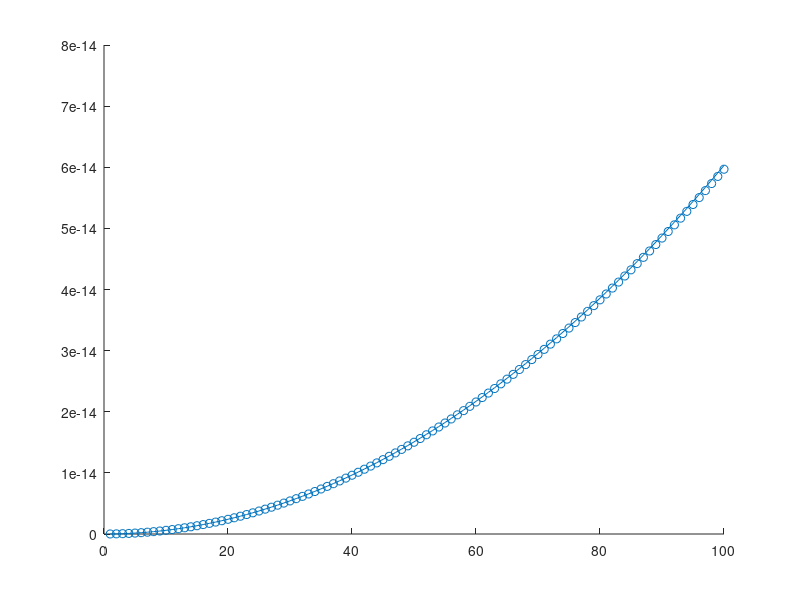
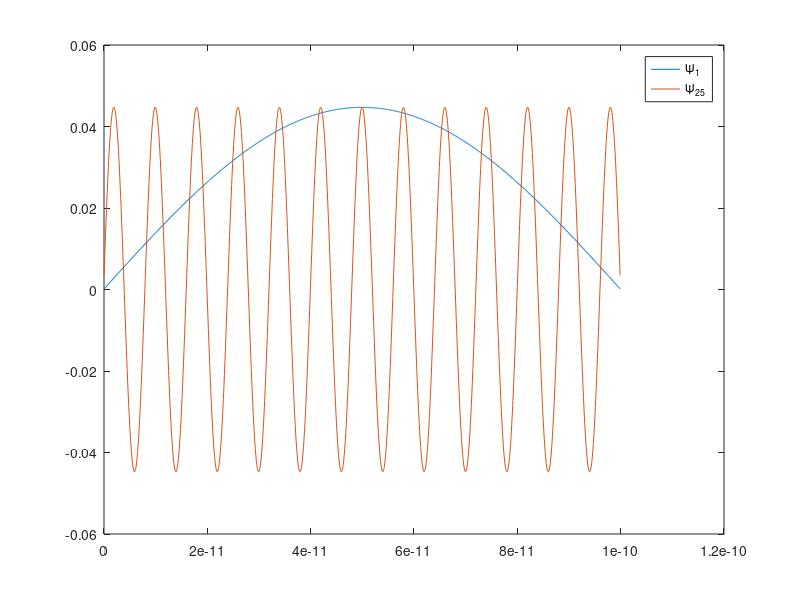

Source code (MATLAB) for these figures, in order:
clc
clear
close all; 
format long
eV = 1.602e-19;
L = 1e-10;
me = 9.11e-31;
hbar=1.055e-34;
const = -(hbar)^2/(2*me);
U = @(x) 0*x;
deltaX = 0.001*1e-10;
x = (0 : deltaX : 1e-10)';
[n, ~] = size(x);
ham = (const/(deltaX^2))*ones(n-1, 1)*[1, -2, 1];
ham(:,1) = ham(:,1) + U(x(1:end - 1));
part1 = toeplitz([1, zeros(1,n-2)], [1, zeros(1,n)]);
part2 = toeplitz(zeros(1,n-1), [0, 1, zeros(1,n-1)]) ;
part3 = toeplitz(zeros(1,n-1), [0, 0, 1, zeros(1,n-2)]) ;
B = (part1.*ham(:, 1));
C = (part2.*ham(:, 2));
D = (part3.*ham(:, 3));
A = B + C + D;
HamMat = A(:,2:end - 1);
[psi,En] = eig(HamMat);
[~, nn] = size(En);
En = (En*ones(nn, 1))/eV;
K = @(U, E) sqrt(2*me*(E-U)/(hbar)^2);
kn = K(U(x(2:end)), En*eV);
nL=1:100;
scatter(nL, En(1:100)*eV)
hold on
E_th = nL.^2*pi^2*hbar^2 / (2*me*L^2);
plot(nL,E_th);
figure
plot(x(1:end-1), -psi(:, 1))
hold on
plot(x(1:end-1), -psi(:, 25))
leg{1} = sprintf('\\Psi_{%d}', 1);
leg{2} = sprintf('\\Psi_{%d}', 25);
legend(leg)








